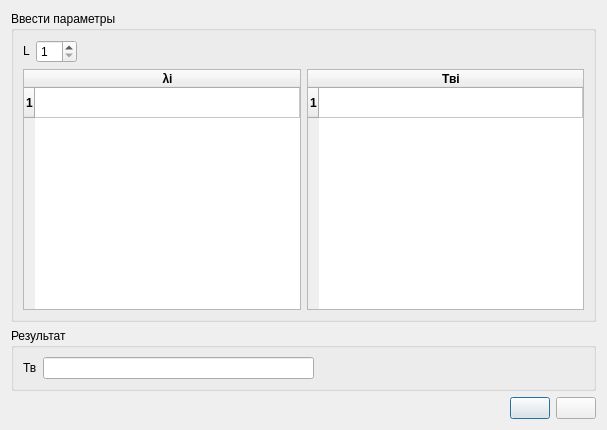
<?xml version="1.0" encoding="UTF-8"?>
<ui version="4.0">
 <class>ost83_whole</class>
 <widget class="QDialog" name="ost83_whole">
  <property name="geometry">
   <rect>
    <x>0</x>
    <y>0</y>
    <width>607</width>
    <height>430</height>
   </rect>
  </property>
  <property name="windowTitle">
   <string>Среднее время восстановления изделия в целом</string>
  </property>
  <layout class="QGridLayout" name="gridLayout_3">
   <item row="0" column="0">
    <layout class="QVBoxLayout" name="verticalLayout">
     <item>
      <widget class="QGroupBox" name="groupBox">
       <property name="title">
        <string>Ввести параметры</string>
       </property>
       <layout class="QGridLayout" name="gridLayout">
        <item row="0" column="0">
         <layout class="QHBoxLayout" name="horizontalLayout">
          <item>
           <widget class="QLabel" name="label">
            <property name="text">
             <string>&lt;html&gt;&lt;head/&gt;&lt;body&gt;&lt;p align=&quot;center&quot;&gt;L&lt;/p&gt;&lt;/body&gt;&lt;/html&gt;</string>
            </property>
           </widget>
          </item>
          <item>
           <widget class="QSpinBox" name="spinBox">
            <property name="minimum">
             <number>1</number>
            </property>
           </widget>
          </item>
          <item>
           <spacer name="horizontalSpacer">
            <property name="orientation">
             <enum>Qt::Horizontal</enum>
            </property>
            <property name="sizeHint" stdset="0">
             <size>
              <width>40</width>
              <height>20</height>
             </size>
            </property>
           </spacer>
          </item>
         </layout>
        </item>
        <item row="1" column="0">
         <layout class="QHBoxLayout" name="horizontalLayout_3">
          <item>
           <widget class="QTableWidget" name="tableWidget">
            <property name="font">
             <font>
              <weight>75</weight>
              <bold>true</bold>
             </font>
            </property>
            <property name="rowCount">
             <number>1</number>
            </property>
            <attribute name="horizontalHeaderShowSortIndicator" stdset="0">
             <bool>false</bool>
            </attribute>
            <attribute name="horizontalHeaderStretchLastSection">
             <bool>true</bool>
            </attribute>
            <attribute name="verticalHeaderStretchLastSection">
             <bool>false</bool>
            </attribute>
            <row/>
            <column>
             <property name="text">
              <string>λi</string>
             </property>
            </column>
           </widget>
          </item>
          <item>
           <widget class="QTableWidget" name="tableWidget_2">
            <property name="font">
             <font>
              <weight>75</weight>
              <bold>true</bold>
             </font>
            </property>
            <property name="rowCount">
             <number>1</number>
            </property>
            <attribute name="horizontalHeaderShowSortIndicator" stdset="0">
             <bool>false</bool>
            </attribute>
            <attribute name="horizontalHeaderStretchLastSection">
             <bool>true</bool>
            </attribute>
            <attribute name="verticalHeaderStretchLastSection">
             <bool>false</bool>
            </attribute>
            <row/>
            <column>
             <property name="text">
              <string>Твi</string>
             </property>
            </column>
           </widget>
          </item>
         </layout>
        </item>
       </layout>
      </widget>
     </item>
     <item>
      <widget class="QGroupBox" name="groupBox_2">
       <property name="title">
        <string>Результат</string>
       </property>
       <layout class="QGridLayout" name="gridLayout_2">
        <item row="0" column="1">
         <widget class="QLineEdit" name="lineEdit">
          <property name="readOnly">
           <bool>true</bool>
          </property>
         </widget>
        </item>
        <item row="0" column="0">
         <widget class="QLabel" name="label_2">
          <property name="text">
           <string>Тв</string>
          </property>
         </widget>
        </item>
        <item row="0" column="2">
         <spacer name="horizontalSpacer_3">
          <property name="orientation">
           <enum>Qt::Horizontal</enum>
          </property>
          <property name="sizeHint" stdset="0">
           <size>
            <width>181</width>
            <height>20</height>
           </size>
          </property>
         </spacer>
        </item>
       </layout>
      </widget>
     </item>
     <item>
      <layout class="QHBoxLayout" name="horizontalLayout_5">
       <item>
        <spacer name="horizontalSpacer_2">
         <property name="orientation">
          <enum>Qt::Horizontal</enum>
         </property>
         <property name="sizeHint" stdset="0">
          <size>
           <width>40</width>
           <height>20</height>
          </size>
         </property>
        </spacer>
       </item>
       <item>
        <layout class="QHBoxLayout" name="horizontalLayout_4">
         <item>
          <widget class="QPushButton" name="pushButton_2">
           <property name="text">
            <string/>
           </property>
           <property name="icon">
            <iconset resource="img.qrc">
             <normaloff>:/img/img/Без названия.png</normaloff>:/img/img/Без названия.png</iconset>
           </property>
          </widget>
         </item>
         <item>
          <widget class="QPushButton" name="pushButton">
           <property name="text">
            <string/>
           </property>
           <property name="icon">
            <iconset resource="img.qrc">
             <normaloff>:/img/img/strelka.png</normaloff>:/img/img/strelka.png</iconset>
           </property>
          </widget>
         </item>
        </layout>
       </item>
      </layout>
     </item>
    </layout>
   </item>
  </layout>
 </widget>
 <resources>
  <include location="img.qrc"/>
 </resources>
 <connections/>
</ui>
